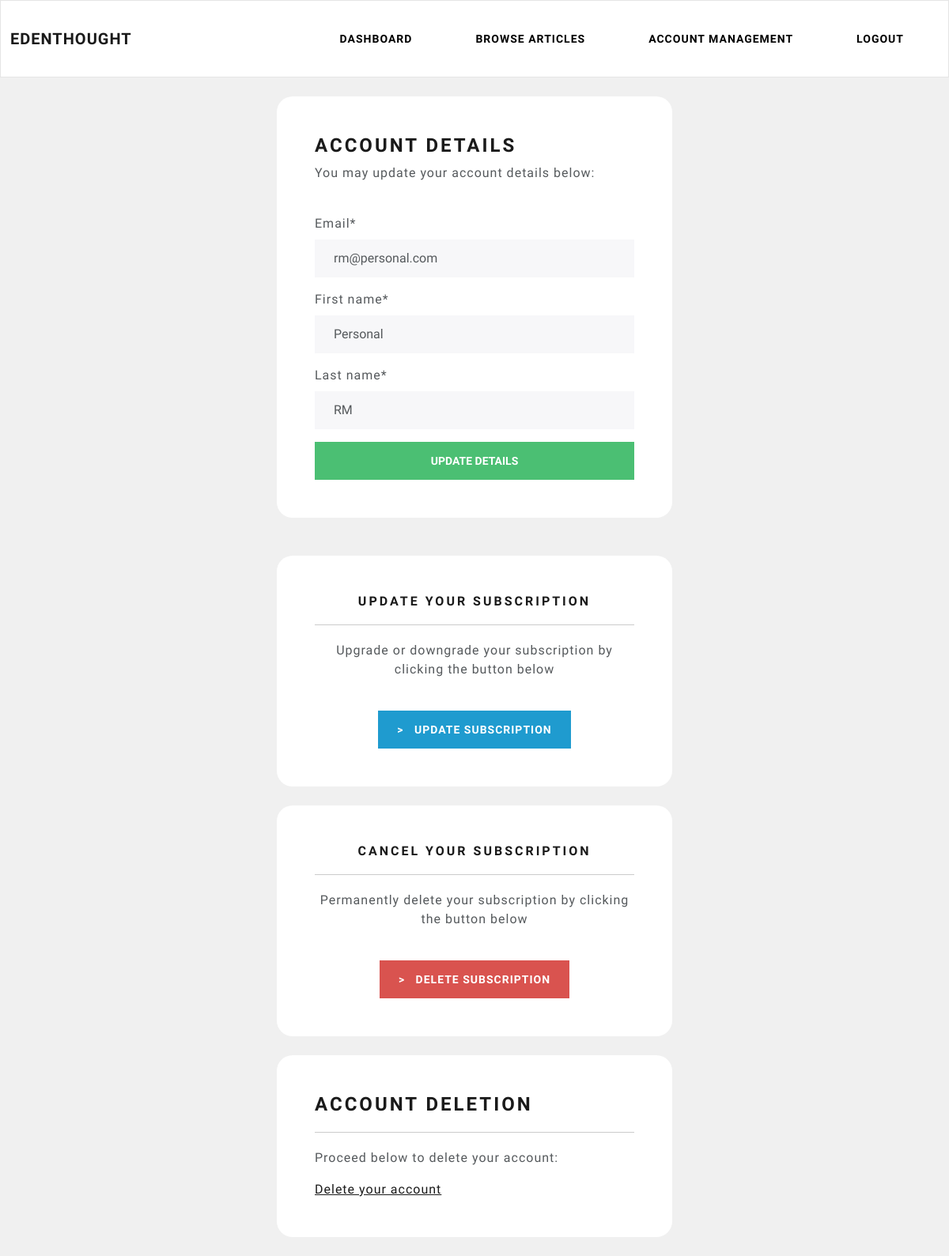
The page /client/account-management (signed in) on the database its author committed.
### account/models.py (models this page shows, shortened)
class CustomUser(AbstractBaseUser, PermissionsMixin):
    username = None
    email = models.EmailField(unique=True)
    first_name = models.CharField(max_length=80)
    last_name = models.CharField(max_length=135)
    is_active = models.BooleanField(default=True)
    is_staff = models.BooleanField(default=False)
    date_joined = models.DateTimeField(default=timezone.now)
    is_writer = models.BooleanField(default=False, verbose_name='Are you a writer?')
    USERNAME_FIELD = 'email'
    REQUIRED_FIELDS = []
    objects = CustomUserManager()

### client/views.py (the view)
# urls.py: path('account-management', views.account_management, name='client-account-management'),
@login_required(login_url='my-login')
def account_management(request):
    try:
        form = UpdateUserForm(instance=request.user)
        if request.method == 'POST':
            form = UpdateUserForm(request.POST, instance=request.user)
            if form.is_valid():
                form.save()
                return redirect('client-account-management')
        sub_details = Subscription.objects.get(user=request.user)
        sub_id = sub_details.paypal_subscription_id
        context = {'UpdateUserForm': form, 'SubscriptionID': sub_id}
        return render(request, 'client/account-management.html', context)
    except:
        form = UpdateUserForm(instance=request.user)
        if request.method == 'POST':
            form = UpdateUserForm(request.POST, instance=request.user)
            if form.is_valid():
                form.save()
                return redirect('client-dashboard')
        context = {'UpdateUserForm': form}
        return render(request, 'client/account-management.html', context)

### account/forms.py
class UpdateUserForm(ModelForm):
    password = None
    class Meta:
        model = CustomUser
        fields = ['email', 'first_name', 'last_name']
        exclude = ['password1', 'password2']

### client/templates/client/account-management.html (shortened to what this page needs)
{% extends 'client/navbar.html' %}
{% load crispy_forms_tags %}
{% block content %}
<br>
<div class="container bg-white shadow-md p-5 form-layout">
    <h3>Account details</h3>
    <p>You may update your account details below:</p>
    <br>
    <form method="post" autocomplete="off">
        {{ UpdateUserForm|crispy }}
        <input class="btn btn-success w-100" type="submit" value="Update details"/>
    </form>
</div>
<br>
<br>
{% if SubscriptionID %}
<div class="container bg-white shadow-md p-5 form-layout text-center">
    <h5>Update your subscription</h5>
    <hr>
    <p>Upgrade or downgrade your subscription by clicking the button below</p>
    <br>
    <a id="updateButton" class="btn btn-info" type="button" href="{% url 'update-subscription' SubscriptionID %}">
        > &nbsp; Update subscription
    </a>
</div>
<br>
<div class="container bg-white shadow-md p-5 form-layout text-center">
    <h5>Cancel your subscription</h5>
    <hr>
    <p>Permanently delete your subscription by clicking the button below</p>
    <br>
    <a id="deleteButton" class="btn btn-danger" type="button" href="{% url 'delete-subscription' SubscriptionID %}">
        > &nbsp; Delete subscription
    </a>
</div>
{% endif %}
<br>
<div class="container bg-white shadow-md p-5 form-layout">
    <h3>Account deletion</h3>
    <hr>
    <p>Proceed below to delete your account:</p>
    <a href="{% url 'client-delete-account' %}">Delete your account</a>
</div>
<br>
{% endblock %}

### static/css/styles.css (style rules this page uses)
.form-layout { width: 500px; border-radius: 20px; }
hr { border: none; border-top: 1px solid #333; margin: 20px 0; }

### rows shown on the page
CustomUser: email "rm@personal.com", first_name "Personal", last_name "RM"
